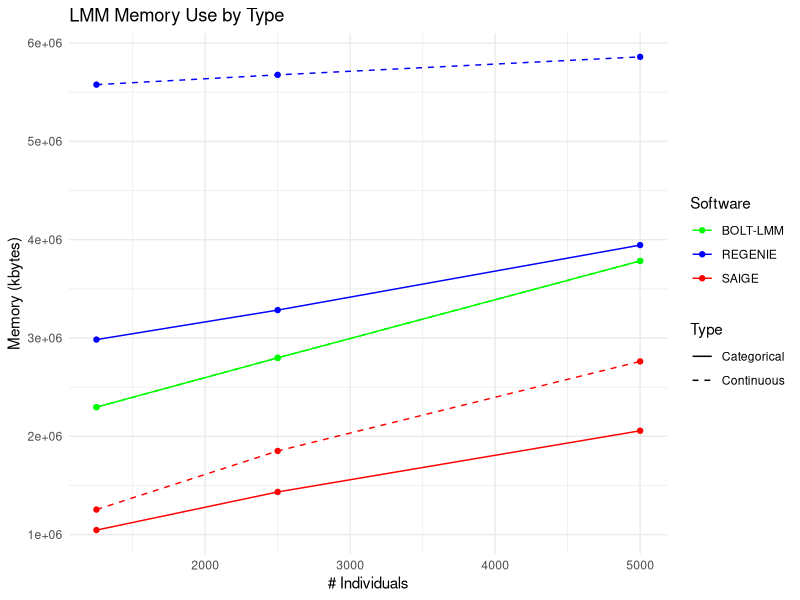

Write R code to recreate this figure.
# Prepare the data for the categorical memory use
cat_memory <- data.frame(
  nIndividuals = c(1250, 2500, 5000),
  memory = c(2296704, 2797928, 3783628, 2983904, 3283784, 3944968, 1046124, 1433928, 2056272),
  Software = rep(c("BOLT-LMM", "REGENIE", "SAIGE"), each = 3),
  Type = rep("Categorical", 9)
)

# Prepare the data for the continuous memory use
cont_memory <- data.frame(
  nIndividuals = c(1250, 2500, 5000),
  memory = c(2296692, 2797924, 3783592, 5576896, 5676468, 5859344, 1254740, 1850828, 2761736),
  Software = rep(c("BOLT-LMM", "REGENIE", "SAIGE"), each = 3),
  Type = rep("Continuous", 9)
)

# Combine the data
data <- rbind(cat_memory, cont_memory)

# Load the ggplot2 library
library(ggplot2)

# Plot
ggplot(data, aes(x = nIndividuals, y = memory, color = Software, group = interaction(Software, Type), linetype = Type)) + 
  geom_line() + 
  geom_point() + 
  scale_color_manual(values = c("BOLT-LMM" = "green", "REGENIE" = "blue", "SAIGE" = "red")) + 
  theme_minimal() + 
  labs(x = "# Individuals", y = "Memory (kbytes)", title = "LMM Memory Use by Type") + 
  scale_linetype_manual(values = c("Categorical" = "solid", "Continuous" = "dashed"))
